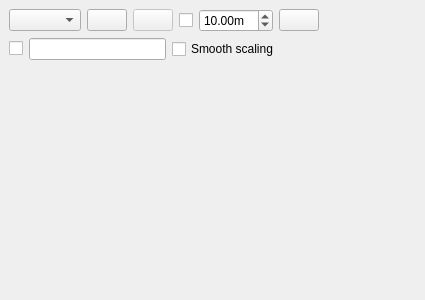
<?xml version="1.0" encoding="UTF-8"?>
<ui version="4.0">
 <class>ImageViewWidget</class>
 <widget class="QWidget" name="ImageViewWidget">
  <property name="enabled">
   <bool>true</bool>
  </property>
  <property name="geometry">
   <rect>
    <x>0</x>
    <y>0</y>
    <width>425</width>
    <height>300</height>
   </rect>
  </property>
  <property name="windowTitle">
   <string>Image View</string>
  </property>
  <layout class="QVBoxLayout" name="verticalLayout" stretch="0,1">
    <property name="margin">
     <number>0</number>
    </property>
   <item>
    <widget class="QWidget" name="toolbar_widget" native="true">
     <layout class="QVBoxLayout" name="verticalLayout_2">
      <item>
       <layout class="QHBoxLayout" name="horizontalLayout_3">
        <item>
         <widget class="QComboBox" name="topics_combo_box">
          <property name="sizeAdjustPolicy">
           <enum>QComboBox::AdjustToContents</enum>
          </property>
         </widget>
        </item>
        <item>
         <widget class="QPushButton" name="refresh_topics_push_button">
          <property name="icon">
           <iconset theme="view-refresh">
            <normaloff>.</normaloff>.</iconset>
          </property>
         </widget>
        </item>
        <item>
         <widget class="QPushButton" name="zoom_1_push_button">
          <property name="enabled">
           <bool>false</bool>
          </property>
          <property name="icon">
           <iconset theme="zoom-original">
            <normaloff>.</normaloff>.</iconset>
          </property>
          <property name="checkable">
           <bool>true</bool>
          </property>
         </widget>
        </item>
        <item>
         <widget class="QCheckBox" name="dynamic_range_check_box">
          <property name="toolTip">
           <string>Dynamic depth range</string>
          </property>
          <property name="text">
           <string/>
          </property>
         </widget>
        </item>
        <item>
         <widget class="QDoubleSpinBox" name="max_range_double_spin_box">
          <property name="toolTip">
           <string>Max depth</string>
          </property>
          <property name="suffix">
           <string>m</string>
          </property>
          <property name="minimum">
           <double>0.010000000000000</double>
          </property>
          <property name="maximum">
           <double>100.000000000000000</double>
          </property>
          <property name="value">
           <double>10.000000000000000</double>
          </property>
         </widget>
        </item>
        <item>
         <widget class="QPushButton" name="save_as_image_push_button">
          <property name="toolTip">
           <string>Save as image</string>
          </property>
          <property name="icon">
           <iconset theme="image-x-generic">
            <normaloff>.</normaloff>.</iconset>
          </property>
          <property name="iconSize">
           <size>
            <width>16</width>
            <height>16</height>
           </size>
          </property>
         </widget>
        </item>
        <item>
         <spacer name="horizontalSpacer_3">
          <property name="orientation">
           <enum>Qt::Horizontal</enum>
          </property>
          <property name="sizeHint" stdset="0">
           <size>
            <width>40</width>
            <height>20</height>
           </size>
          </property>
         </spacer>
        </item>
       </layout>
      </item>
      <item>
       <layout class="QHBoxLayout" name="horizontalLayout">
        <item>
         <widget class="QCheckBox" name="publish_click_location_check_box">
          <property name="text">
           <string/>
          </property>
         </widget>
        </item>
        <item>
         <widget class="QLineEdit" name="publish_click_location_topic_line_edit">
          <property name="toolTip">
           <string>Click location topic (leave empty for auto-naming)</string>
          </property>
         </widget>
        </item>
        <item>
         <widget class="QCheckBox" name="smooth_image_check_box">
          <property name="toolTip">
           <string>Dynamic depth range</string>
          </property>
          <property name="text">
           <string>Smooth scaling</string>
          </property>
         </widget>
        </item>
        <item>
         <spacer name="horizontalSpacer">
          <property name="orientation">
           <enum>Qt::Horizontal</enum>
          </property>
          <property name="sizeHint" stdset="0">
           <size>
            <width>40</width>
            <height>20</height>
           </size>
          </property>
         </spacer>
        </item>
       </layout>
      </item>
     </layout>
    </widget>
   </item>
   <item>
    <layout class="QHBoxLayout" name="horizontalLayout_2" stretch="1,0">
     <property name="spacing">
      <number>0</number>
     </property>
     <item>
      <widget class="QScrollArea" name="scrollArea">
       <property name="frameShape">
        <enum>QFrame::NoFrame</enum>
       </property>
       <property name="widgetResizable">
        <bool>true</bool>
       </property>
       <widget class="QWidget" name="scrollAreaWidgetContents">
        <property name="geometry">
         <rect>
          <x>0</x>
          <y>0</y>
          <width>767</width>
          <height>650</height>
         </rect>
        </property>
        <property name="sizePolicy">
         <sizepolicy hsizetype="Expanding" vsizetype="Expanding">
          <horstretch>0</horstretch>
          <verstretch>0</verstretch>
         </sizepolicy>
        </property>
        <layout class="QHBoxLayout" name="horizontalLayout_4">
          <item>
           <widget class="rqt_image_view::RatioLayoutedFrame" name="image_frame">
            <property name="sizePolicy">
             <sizepolicy hsizetype="Expanding" vsizetype="Expanding">
              <horstretch>0</horstretch>
              <verstretch>0</verstretch>
             </sizepolicy>
            </property>
            <property name="minimumSize">
             <size>
              <width>80</width>
              <height>60</height>
             </size>
            </property>
            <property name="contextMenuPolicy">
             <enum>Qt::ActionsContextMenu</enum>
            </property>
            <property name="frameShape">
             <enum>QFrame::NoFrame</enum>
            </property>
            <property name="lineWidth">
             <number>1</number>
            </property>
           </widget>
          </item>
          <property name="margin">
           <number>0</number>
          </property>
        </layout>
       </widget>
      </widget>
     </item>
    </layout>
   </item>
  </layout>
 </widget>
 <customwidgets>
  <customwidget>
   <class>rqt_image_view::RatioLayoutedFrame</class>
   <extends>QFrame</extends>
   <header>rqt_image_view/ratio_layouted_frame.h</header>
   <container>1</container>
  </customwidget>
 </customwidgets>
 <resources/>
 <connections/>
</ui>
